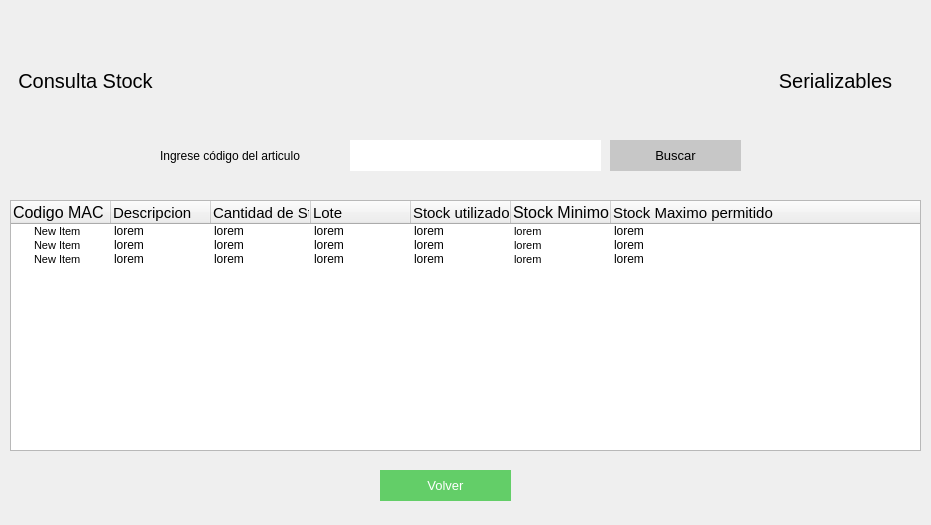
<?xml version="1.0" encoding="UTF-8"?>
<ui version="4.0">
 <class>Form</class>
 <widget class="QWidget" name="Form">
  <property name="geometry">
   <rect>
    <x>0</x>
    <y>0</y>
    <width>931</width>
    <height>525</height>
   </rect>
  </property>
  <property name="windowTitle">
   <string>Form</string>
  </property>
  <widget class="QTreeWidget" name="su_tabla">
   <property name="geometry">
    <rect>
     <x>10</x>
     <y>200</y>
     <width>911</width>
     <height>251</height>
    </rect>
   </property>
   <column>
    <property name="text">
     <string>Codigo MAC</string>
    </property>
    <property name="font">
     <font>
      <pointsize>12</pointsize>
     </font>
    </property>
   </column>
   <column>
    <property name="text">
     <string>Descripcion</string>
    </property>
    <property name="font">
     <font>
      <pointsize>11</pointsize>
     </font>
    </property>
   </column>
   <column>
    <property name="text">
     <string>Cantidad de Stock disponible</string>
    </property>
    <property name="font">
     <font>
      <pointsize>11</pointsize>
     </font>
    </property>
   </column>
   <column>
    <property name="text">
     <string>Lote</string>
    </property>
    <property name="font">
     <font>
      <pointsize>11</pointsize>
     </font>
    </property>
   </column>
   <column>
    <property name="text">
     <string>Stock utilizado en los ultimos 30 dias</string>
    </property>
    <property name="font">
     <font>
      <pointsize>11</pointsize>
     </font>
    </property>
   </column>
   <column>
    <property name="text">
     <string>Stock Minimo permitido</string>
    </property>
    <property name="font">
     <font>
      <pointsize>12</pointsize>
     </font>
    </property>
   </column>
   <column>
    <property name="text">
     <string>Stock Maximo permitido</string>
    </property>
    <property name="font">
     <font>
      <pointsize>11</pointsize>
     </font>
    </property>
   </column>
   <item>
    <property name="text">
     <string>New Item  </string>
    </property>
    <property name="font">
     <font>
      <pointsize>8</pointsize>
     </font>
    </property>
    <property name="text">
     <string>lorem</string>
    </property>
    <property name="text">
     <string>lorem</string>
    </property>
    <property name="text">
     <string>lorem</string>
    </property>
    <property name="text">
     <string>lorem</string>
    </property>
    <property name="text">
     <string>lorem</string>
    </property>
    <property name="font">
     <font>
      <pointsize>8</pointsize>
     </font>
    </property>
    <property name="text">
     <string>lorem</string>
    </property>
   </item>
   <item>
    <property name="text">
     <string>New Item</string>
    </property>
    <property name="font">
     <font>
      <pointsize>8</pointsize>
     </font>
    </property>
    <property name="text">
     <string>lorem</string>
    </property>
    <property name="text">
     <string>lorem</string>
    </property>
    <property name="text">
     <string>lorem</string>
    </property>
    <property name="text">
     <string>lorem</string>
    </property>
    <property name="text">
     <string>lorem</string>
    </property>
    <property name="font">
     <font>
      <pointsize>8</pointsize>
     </font>
    </property>
    <property name="text">
     <string>lorem</string>
    </property>
   </item>
   <item>
    <property name="text">
     <string>New Item</string>
    </property>
    <property name="font">
     <font>
      <pointsize>8</pointsize>
     </font>
    </property>
    <property name="text">
     <string>lorem</string>
    </property>
    <property name="text">
     <string>lorem</string>
    </property>
    <property name="text">
     <string>lorem</string>
    </property>
    <property name="text">
     <string>lorem</string>
    </property>
    <property name="text">
     <string>lorem</string>
    </property>
    <property name="font">
     <font>
      <pointsize>8</pointsize>
     </font>
    </property>
    <property name="text">
     <string>lorem</string>
    </property>
   </item>
  </widget>
  <widget class="QLabel" name="label_2">
   <property name="geometry">
    <rect>
     <x>0</x>
     <y>60</y>
     <width>171</width>
     <height>41</height>
    </rect>
   </property>
   <property name="styleSheet">
    <string notr="true">font-size:20px;
</string>
   </property>
   <property name="text">
    <string>Consulta Stock</string>
   </property>
   <property name="alignment">
    <set>Qt::AlignCenter</set>
   </property>
  </widget>
  <widget class="QLabel" name="label_3">
   <property name="geometry">
    <rect>
     <x>750</x>
     <y>60</y>
     <width>171</width>
     <height>41</height>
    </rect>
   </property>
   <property name="styleSheet">
    <string notr="true">font-size:20px;
</string>
   </property>
   <property name="text">
    <string>Serializables</string>
   </property>
   <property name="alignment">
    <set>Qt::AlignCenter</set>
   </property>
  </widget>
  <widget class="QPushButton" name="su_btn_volver">
   <property name="geometry">
    <rect>
     <x>380</x>
     <y>470</y>
     <width>131</width>
     <height>31</height>
    </rect>
   </property>
   <property name="styleSheet">
    <string notr="true">background-color: rgb(99, 206, 104);
color:white;
font-size:10pt;
border:none;</string>
   </property>
   <property name="text">
    <string>Volver</string>
   </property>
  </widget>
  <widget class="QLabel" name="label">
   <property name="geometry">
    <rect>
     <x>160</x>
     <y>140</y>
     <width>171</width>
     <height>31</height>
    </rect>
   </property>
   <property name="styleSheet">
    <string notr="true">font: 11pt &quot;MS Shell Dlg 2&quot;;
text-align:center;</string>
   </property>
   <property name="text">
    <string>Ingrese código del articulo</string>
   </property>
  </widget>
  <widget class="QPushButton" name="su_btn_buscar">
   <property name="geometry">
    <rect>
     <x>610</x>
     <y>140</y>
     <width>131</width>
     <height>31</height>
    </rect>
   </property>
   <property name="styleSheet">
    <string notr="true">background-color: rgb(199, 199, 199);
color:black;
font-size:10pt;
border:none;</string>
   </property>
   <property name="text">
    <string>Buscar</string>
   </property>
  </widget>
  <widget class="QLineEdit" name="su_input_buscar">
   <property name="geometry">
    <rect>
     <x>350</x>
     <y>140</y>
     <width>251</width>
     <height>31</height>
    </rect>
   </property>
   <property name="styleSheet">
    <string notr="true">border:none;
background-color: rgb(255, 255, 255);
font: 11pt &quot;MS Shell Dlg 2&quot;;</string>
   </property>
   <property name="text">
    <string/>
   </property>
  </widget>
 </widget>
 <resources/>
 <connections/>
</ui>
